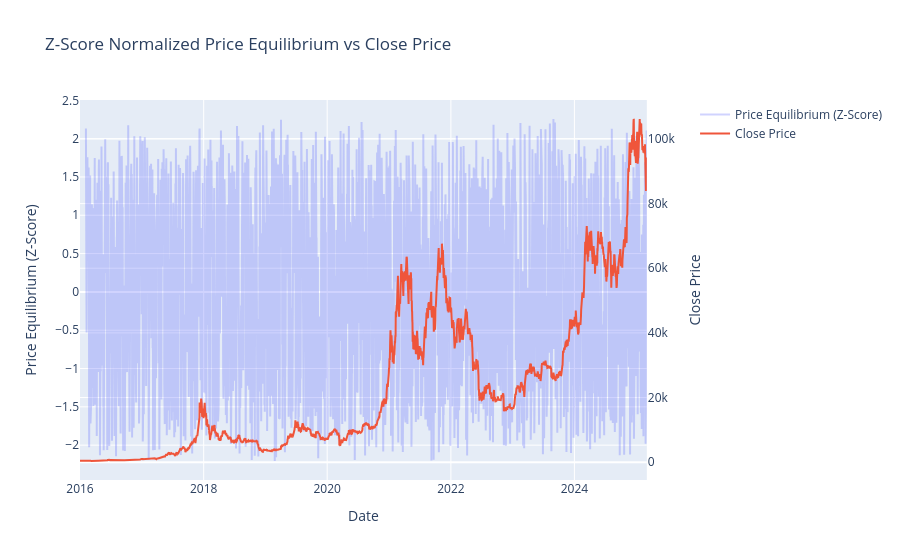

Notebook source saved alongside this figure:
### Code cell
feats = features.copy()

feats['7day_low'] = feats['Low'].rolling(window=7).min()
feats['14day_low'] = feats['Low'].rolling(window=14).min()
feats['30day_low'] = feats['Low'].rolling(window=30).min()

feats['7day_high'] = feats['High'].rolling(window=7).max()
feats['14day_high'] = feats['High'].rolling(window=14).max()
feats['30day_high'] = feats['High'].rolling(window=30).max()


feats['support'] = (feats['7day_low'] + feats['14day_low'] + feats['30day_low']) / 3
feats['resistance'] = (feats['7day_high'] + feats['14day_high'] + feats['30day_high']) / 3

feats['support_relative'] = feats['Close'] / feats['support']
feats['resistance_relative'] = feats['Close'] / feats['resistance'] 



# Calculate price equilibrium and normalize it using z-score
feats['price_equilibrium'] = (feats['support_relative'] + feats['resistance_relative'])
# Use rolling window for z-score normalization to prevent lookahead bias
window_size = 7  # Using 30-day rolling window
feats['price_equilibrium_norm'] = (
    feats['price_equilibrium'] - feats['price_equilibrium'].rolling(window=window_size).mean()
) / feats['price_equilibrium'].rolling(window=window_size).std()

import plotly.graph_objects as go
from plotly.subplots import make_subplots

# Create figure with secondary y-axis
fig = make_subplots(specs=[[{"secondary_y": True}]])

# Add normalized price_equilibrium with low alpha
fig.add_trace(
    go.Scatter(x=feats.index, y=feats['price_equilibrium_norm'], name="Price Equilibrium (Z-Score)", 
               opacity=0.3),
    secondary_y=False,
)

# Add Close price on secondary y-axis
fig.add_trace(
    go.Scatter(x=feats.index, y=feats['Close'], name="Close Price"),
    secondary_y=True,
)

# Add figure title
fig.update_layout(
    title_text="Z-Score Normalized Price Equilibrium vs Close Price",
    xaxis_title="Date",
)

# Set y-axes titles
fig.update_yaxes(title_text="Price Equilibrium (Z-Score)", secondary_y=False)
fig.update_yaxes(title_text="Close Price", secondary_y=True)

fig.show()

### Figure 1 — Plotly figure (JSON) as saved in the notebook; plotly's stock layout.template omitted (floating-point values rounded to 4 significant figures; data arrays with more than 128 entries replaced by an {"elided": "..."} marker saying what was removed)
{"data": [{"name": "Price Equilibrium (Z-Score)", "opacity": 0.3, "type": "scatter", "x": {"elided": "3351 str values"}, "xaxis": "x", "y": {"elided": "3351 float values"}, "yaxis": "y"}, {"name": "Close Price", "type": "scatter", "x": {"elided": "3351 str values"}, "xaxis": "x", "y": {"elided": "3351 float values"}, "yaxis": "y2"}], "layout": {"title": {"text": "Z-Score Normalized Price Equilibrium vs Close Price"}, "xaxis": {"anchor": "y", "domain": [0, 0.94], "title": {"text": "Date"}}, "yaxis": {"anchor": "x", "domain": [0, 1], "title": {"text": "Price Equilibrium (Z-Score)"}}, "yaxis2": {"anchor": "x", "overlaying": "y", "side": "right", "title": {"text": "Close Price"}}}}
